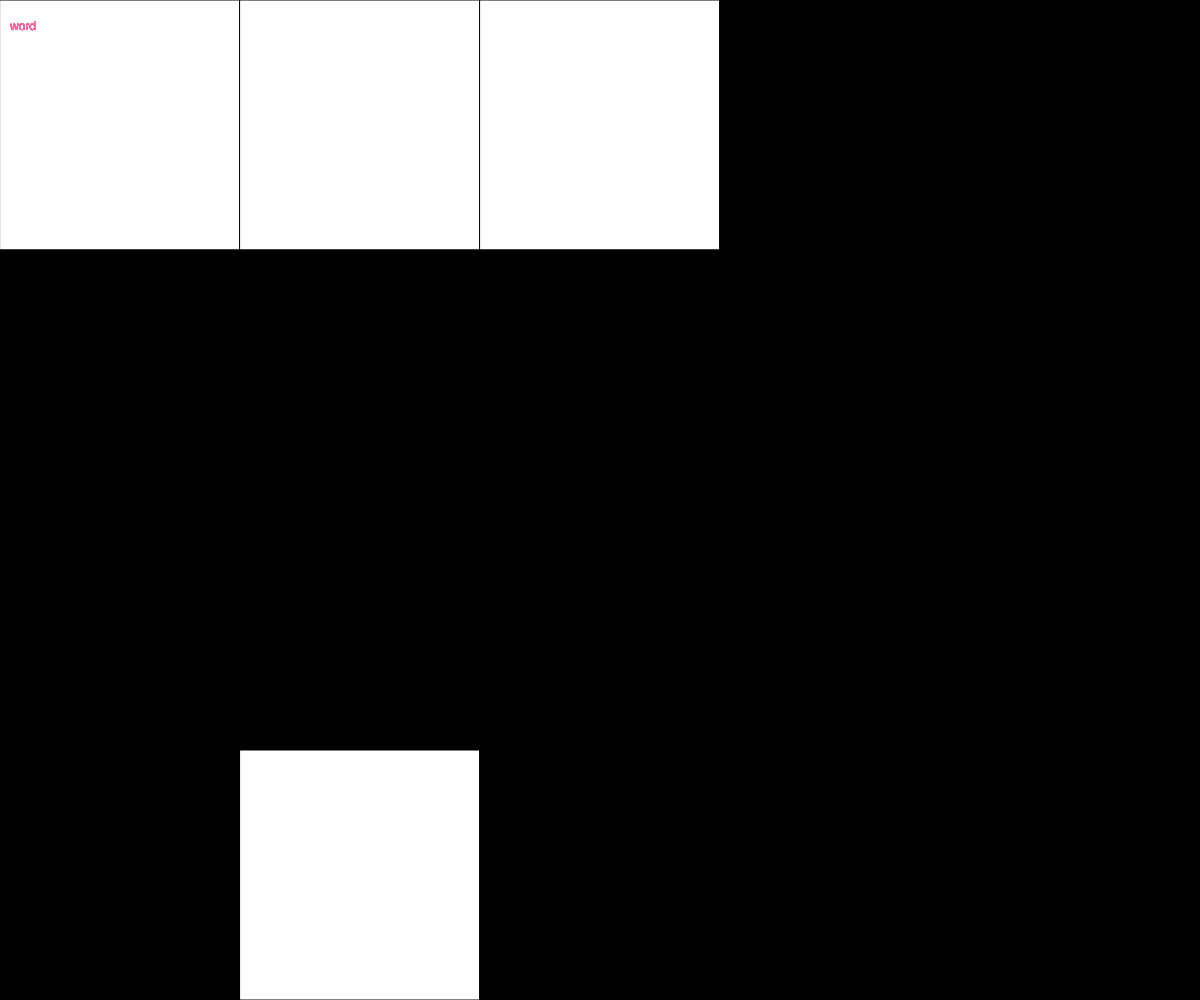
Frame 1 (no input)
Frame 60 (no input): identical to frame 1, image omitted
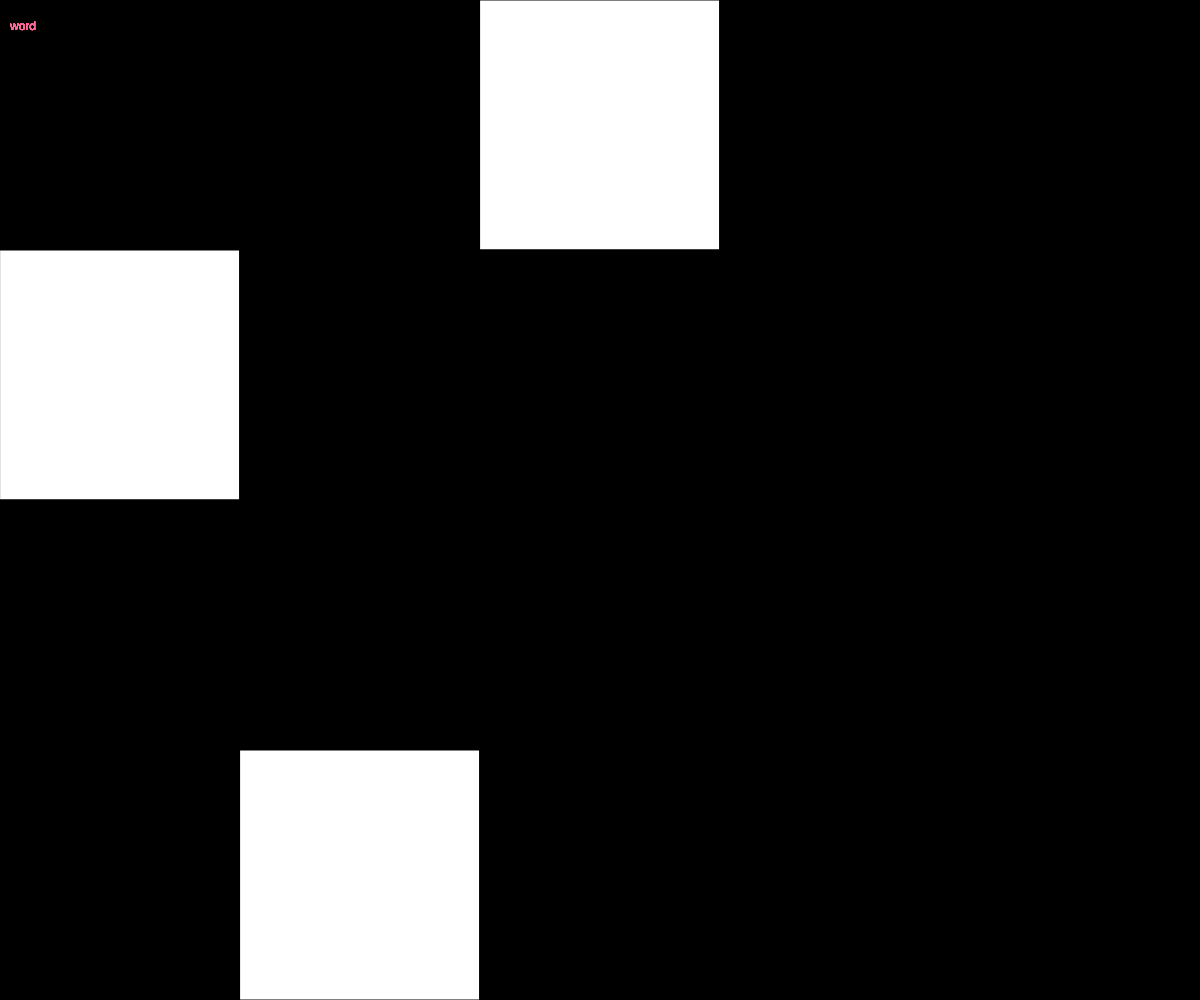
Frame 120 (the mouse pressed at the canvas centre since frame 60)

The p5.js sketch that drew these frames (run headless with seeded random() and noise() and a simulated clock; from frame 60 on, the mouse is pressed at the canvas centre):

// p5.js sketch
// ── sketch.js
// Project Title
// Your Name
// Date
//
// Extra for Experts:
// - describe what you did to take this project "above and beyond"

let NUM_ROWS = 4;
let NUM_COLS = 5;
let rectWidth, rectHeight;
let currentRow, currentCol;
let gridData = [[0,0,0,0,0],
                [0,0,0,0,0],
                [0,255,0,0,0],
                [255,255,255,0,0]];




function setup() {
  // Determine the size of each square. Could use windowHeight,windowHeight  for Canvas to keep a square aspect ratio
  createCanvas(windowWidth, windowHeight);
  rectWidth = width/NUM_COLS;
  rectHeight = height/NUM_ROWS;
  shuffle(gridData, true);

}

function draw() {
  background(220);
  determineActiveSquare();   //figure out which tile the mouse cursor is over
  drawGrid();             //render the current game board to the screen (and the overlay)
  //winnerWinner();
}



function mousePressed(){
  // cross-shaped pattern flips on a mouseclick. Boundary conditions are checked within the flip function to ensure in-bounds access for array
  flip(currentCol, currentRow);
  if (!keyIsDown(SHIFT)) {
    flip(currentCol-1, currentRow);
    flip(currentCol+1, currentRow);
    flip(currentCol, currentRow-1);
    flip(currentCol, currentRow+1);
  }
}

function flip(col, row){
  // given a column and row for the 2D array, flip its value from 0 to 255 or 255 to 0
  // conditions ensure that the col and row given are valid and exist for the array. If not, no operations take place.
  if (col >= 0 && col < NUM_COLS ){
    if (row >= 0 && row < NUM_ROWS){
      if (gridData[row][col] === 0) gridData[row][col] = 255;
      else gridData[row][col] = 0;
    }
  }
}


function determineActiveSquare(){
  // An expression to run each frame to determine where the mouse currently is.
  currentRow = int(mouseY / rectHeight);
  currentCol = int(mouseX / rectWidth);
}

function drawGrid(){
  // Render a grid of squares - fill color set according to data stored in the 2D array
  for (let x = 0; x < NUM_COLS ; x++){
    for (let y = 0; y < NUM_ROWS; y++){
      fill(gridData[y][x]); 
      rect(x*rectWidth, y*rectHeight, rectWidth, rectHeight);
      if(gridData[y][x] === 0 || gridData[y][x] === 255){
        fill(255, 102, 153);
        text('word', 10, 30);
        
  }
    }
  }
}
